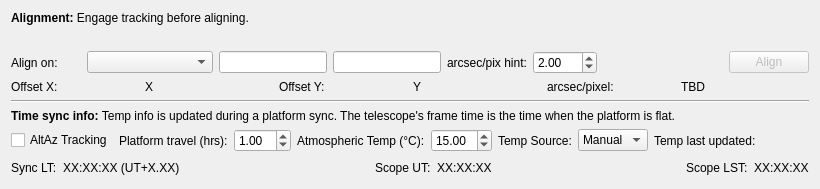
        <widget class="QWidget" name="alignTab">
         <attribute name="title">
          <string>Alignment and Platform</string>
         </attribute>
         <layout class="QVBoxLayout" name="verticalLayout_3">
          <item>
           <widget class="QLabel" name="label_3">
            <property name="sizePolicy">
             <sizepolicy hsizetype="Expanding" vsizetype="Preferred">
              <horstretch>0</horstretch>
              <verstretch>0</verstretch>
             </sizepolicy>
            </property>
            <property name="maximumSize">
             <size>
              <width>1234567</width>
              <height>100</height>
             </size>
            </property>
            <property name="text">
             <string>&lt;html&gt;&lt;head/&gt;&lt;body&gt;&lt;p&gt;&lt;span style=&quot; font-weight:600;&quot;&gt;Alignment:&lt;/span&gt; Engage tracking before aligning.&lt;/p&gt;&lt;/body&gt;&lt;/html&gt;</string>
            </property>
            <property name="wordWrap">
             <bool>true</bool>
            </property>
           </widget>
          </item>
          <item>
           <widget class="QLabel" name="currentAlignmentInfoLabel">
            <property name="text">
             <string/>
            </property>
           </widget>
          </item>
          <item>
           <layout class="QHBoxLayout" name="horizontalLayout">
            <item>
             <widget class="QLabel" name="alignLabel">
              <property name="sizePolicy">
               <sizepolicy hsizetype="Minimum" vsizetype="Preferred">
                <horstretch>0</horstretch>
                <verstretch>0</verstretch>
               </sizepolicy>
              </property>
              <property name="minimumSize">
               <size>
                <width>70</width>
                <height>0</height>
               </size>
              </property>
              <property name="text">
               <string>Align on:</string>
              </property>
             </widget>
            </item>
            <item>
             <widget class="QComboBox" name="alignComboBox">
              <property name="sizePolicy">
               <sizepolicy hsizetype="MinimumExpanding" vsizetype="Fixed">
                <horstretch>0</horstretch>
                <verstretch>0</verstretch>
               </sizepolicy>
              </property>
              <property name="minimumSize">
               <size>
                <width>70</width>
                <height>0</height>
               </size>
              </property>
              <property name="baseSize">
               <size>
                <width>400</width>
                <height>0</height>
               </size>
              </property>
             </widget>
            </item>
            <item>
             <widget class="QLineEdit" name="alignRALineEdit">
              <property name="sizePolicy">
               <sizepolicy hsizetype="Preferred" vsizetype="Fixed">
                <horstretch>0</horstretch>
                <verstretch>0</verstretch>
               </sizepolicy>
              </property>
              <property name="minimumSize">
               <size>
                <width>70</width>
                <height>0</height>
               </size>
              </property>
             </widget>
            </item>
            <item>
             <widget class="QLineEdit" name="alignDecLineEdit">
              <property name="sizePolicy">
               <sizepolicy hsizetype="Preferred" vsizetype="Fixed">
                <horstretch>0</horstretch>
                <verstretch>0</verstretch>
               </sizepolicy>
              </property>
              <property name="minimumSize">
               <size>
                <width>70</width>
                <height>0</height>
               </size>
              </property>
             </widget>
            </item>
            <item>
             <widget class="QLabel" name="label_49">
              <property name="text">
               <string>arcsec/pix hint:</string>
              </property>
             </widget>
            </item>
            <item>
             <widget class="QDoubleSpinBox" name="alignArcsecPerPixelHintSpinBox">
              <property name="minimum">
               <double>0.000000000000000</double>
              </property>
              <property name="maximum">
               <double>120.000000000000000</double>
              </property>
              <property name="value">
               <double>2.000000000000000</double>
              </property>
             </widget>
            </item>
            <item>
             <spacer name="horizontalSpacer_6">
              <property name="orientation">
               <enum>Qt::Horizontal</enum>
              </property>
              <property name="sizeHint" stdset="0">
               <size>
                <width>40</width>
                <height>20</height>
               </size>
              </property>
             </spacer>
            </item>
            <item>
             <widget class="QPushButton" name="alignButton">
              <property name="enabled">
               <bool>false</bool>
              </property>
              <property name="text">
               <string>Align</string>
              </property>
             </widget>
            </item>
           </layout>
          </item>
          <item>
           <layout class="QHBoxLayout" name="horizontalLayout_2">
            <item>
             <widget class="QLabel" name="label_2">
              <property name="text">
               <string>Offset X:</string>
              </property>
             </widget>
            </item>
            <item>
             <widget class="QLabel" name="alignOffsetXLabel">
              <property name="text">
               <string>X</string>
              </property>
             </widget>
            </item>
            <item>
             <widget class="QLabel" name="label">
              <property name="text">
               <string>Offset Y:</string>
              </property>
             </widget>
            </item>
            <item>
             <widget class="QLabel" name="alignOffsetYLabel">
              <property name="text">
               <string>Y</string>
              </property>
             </widget>
            </item>
            <item>
             <widget class="QLabel" name="label_19">
              <property name="text">
               <string>arcsec/pixel:</string>
              </property>
             </widget>
            </item>
            <item>
             <widget class="QLabel" name="alignArcsecPerPixelLabel">
              <property name="text">
               <string>TBD</string>
              </property>
             </widget>
            </item>
           </layout>
          </item>
          <item>
           <widget class="Line" name="line_2">
            <property name="orientation">
             <enum>Qt::Horizontal</enum>
            </property>
           </widget>
          </item>
          <item>
           <widget class="QLabel" name="label_8">
            <property name="sizePolicy">
             <sizepolicy hsizetype="MinimumExpanding" vsizetype="Preferred">
              <horstretch>0</horstretch>
              <verstretch>0</verstretch>
             </sizepolicy>
            </property>
            <property name="maximumSize">
             <size>
              <width>800</width>
              <height>100</height>
             </size>
            </property>
            <property name="text">
             <string>&lt;html&gt;&lt;head/&gt;&lt;body&gt;&lt;p&gt;&lt;span style=&quot; font-weight:600;&quot;&gt;Time sync info:&lt;/span&gt; Temp info is updated during a platform sync. The telescope's frame time is the time when the platform is flat.&lt;/p&gt;&lt;/body&gt;&lt;/html&gt;</string>
            </property>
            <property name="wordWrap">
             <bool>true</bool>
            </property>
           </widget>
          </item>
          <item>
           <layout class="QHBoxLayout" name="horizontalLayout_8">
            <item>
             <widget class="QCheckBox" name="altAzTrackingCheckBox">
              <property name="text">
               <string>AltAz Tracking</string>
              </property>
             </widget>
            </item>
            <item>
             <widget class="QLabel" name="label_9">
              <property name="text">
               <string>Platform travel (hrs):</string>
              </property>
             </widget>
            </item>
            <item>
             <widget class="QDoubleSpinBox" name="platformTimeSpinBox">
              <property name="singleStep">
               <double>0.500000000000000</double>
              </property>
              <property name="value">
               <double>1.000000000000000</double>
              </property>
             </widget>
            </item>
            <item>
             <widget class="QLabel" name="label_27">
              <property name="text">
               <string>Atmospheric Temp (°C):</string>
              </property>
             </widget>
            </item>
            <item>
             <widget class="QDoubleSpinBox" name="siteTemperatureSpinBox">
              <property name="minimum">
               <double>-45.000000000000000</double>
              </property>
              <property name="maximum">
               <double>45.000000000000000</double>
              </property>
              <property name="singleStep">
               <double>1.000000000000000</double>
              </property>
              <property name="value">
               <double>15.000000000000000</double>
              </property>
             </widget>
            </item>
            <item>
             <widget class="QLabel" name="label_65">
              <property name="text">
               <string>Temp Source:</string>
              </property>
             </widget>
            </item>
            <item>
             <widget class="QComboBox" name="tempSourceComboBox">
              <item>
               <property name="text">
                <string>Manual</string>
               </property>
              </item>
              <item>
               <property name="text">
                <string>IMU</string>
               </property>
              </item>
             </widget>
            </item>
            <item>
             <widget class="QLabel" name="label_66">
              <property name="text">
               <string>Temp last updated:</string>
              </property>
             </widget>
            </item>
            <item>
             <widget class="QLabel" name="tempUpdateTimeLabel">
              <property name="text">
               <string>&lt;unknown&gt;</string>
              </property>
             </widget>
            </item>
            <item>
             <spacer name="horizontalSpacer">
              <property name="orientation">
               <enum>Qt::Horizontal</enum>
              </property>
              <property name="sizeHint" stdset="0">
               <size>
                <width>40</width>
                <height>20</height>
               </size>
              </property>
             </spacer>
            </item>
           </layout>
          </item>
          <item>
           <layout class="QHBoxLayout" name="horizontalLayout_3">
            <item>
             <widget class="QLabel" name="label_15">
              <property name="text">
               <string>Sync LT:</string>
              </property>
             </widget>
            </item>
            <item>
             <widget class="QLabel" name="syncLTLabel">
              <property name="text">
               <string>XX:XX:XX (UT+X.XX)</string>
              </property>
             </widget>
            </item>
            <item>
             <spacer name="horizontalSpacer_8">
              <property name="orientation">
               <enum>Qt::Horizontal</enum>
              </property>
              <property name="sizeHint" stdset="0">
               <size>
                <width>40</width>
                <height>20</height>
               </size>
              </property>
             </spacer>
            </item>
            <item>
             <widget class="QLabel" name="label_11">
              <property name="text">
               <string>Scope UT:</string>
              </property>
             </widget>
            </item>
            <item>
             <widget class="QLabel" name="scopeUTLabel">
              <property name="text">
               <string>XX:XX:XX</string>
              </property>
             </widget>
            </item>
            <item>
             <spacer name="horizontalSpacer_9">
              <property name="orientation">
               <enum>Qt::Horizontal</enum>
              </property>
              <property name="sizeHint" stdset="0">
               <size>
                <width>40</width>
                <height>20</height>
               </size>
              </property>
             </spacer>
            </item>
            <item>
             <widget class="QLabel" name="label_12">
              <property name="text">
               <string>Scope LST:</string>
              </property>
             </widget>
            </item>
            <item>
             <widget class="QLabel" name="scopeLSTLabel">
              <property name="text">
               <string>XX:XX:XX</string>
              </property>
             </widget>
            </item>
           </layout>
          </item>
         </layout>
        </widget>
